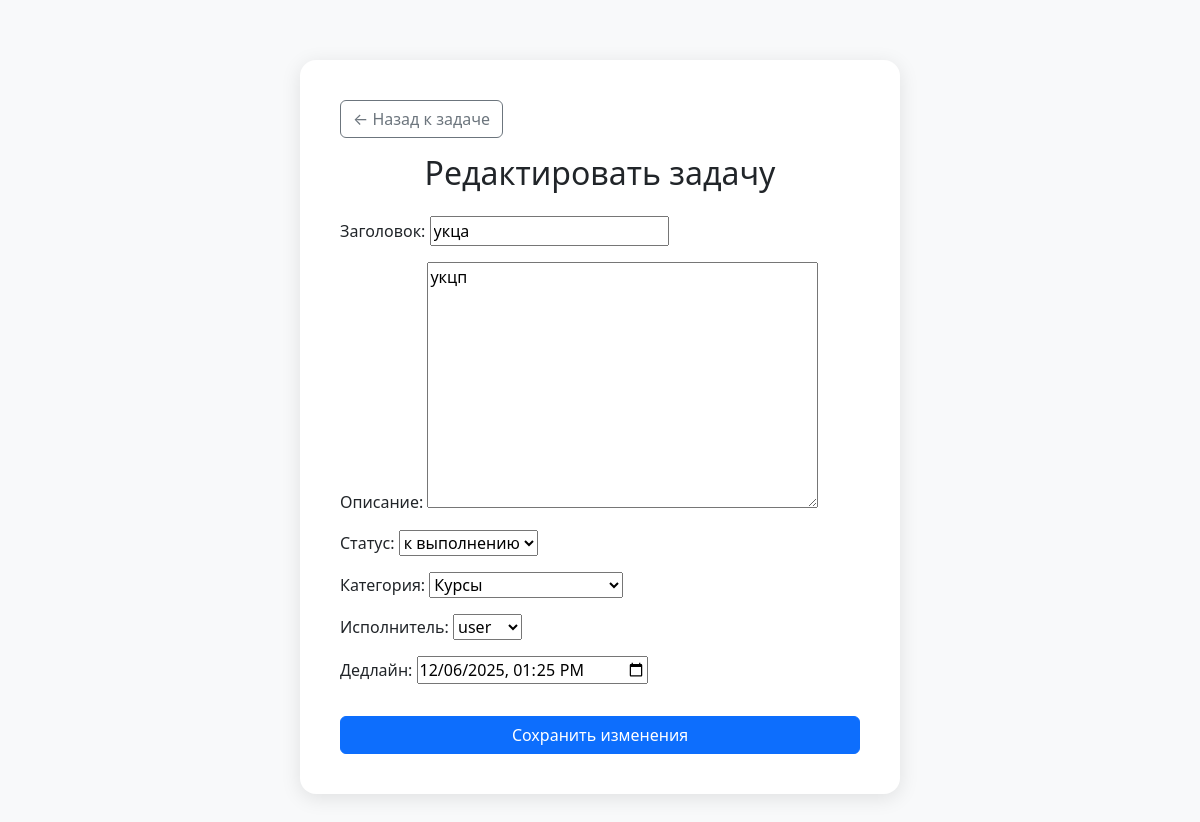
/tasks/18/update (signed in), run on the app's committed database.
### main/models.py (models this page shows, shortened)
class Task(models.Model):
    class Status(models.TextChoices):
        IN_PROGRESS = "in_progress", "в работе"
        DONE = "done", "выполнено"
        TO_DO = "to_do", "к выполнению"
    title = models.CharField(max_length=200, verbose_name="Заголовок")
    description = models.TextField(blank=True, verbose_name="Описание")
    created_at = models.DateTimeField(auto_now_add=True, verbose_name="Дата")
    deadline = models.DateTimeField(null=True, blank=True, verbose_name="Дедлайн")
    status = models.CharField(max_length=20, default=Status.TO_DO, choices=Status.choices, verbose_name="Статус")
    category = models.ForeignKey(Category, on_delete=models.CASCADE, related_name="tasks", verbose_name="Категория")
    user = models.ForeignKey(User, on_delete=models.SET_NULL, null=True, blank=True, related_name="tasks", verbose_name="Исполнитель")
    class Meta:
        verbose_name = "Задача"
        verbose_name_plural = "Задачи"
        ordering = ["-created_at"]

### main/views.py (the view, shortened to what this page needs)
# urls.py: path('tasks/<int:pk>/update', views.TaskUpdateView.as_view(), name = "task-update"),
class TaskUpdateView(LoginRequiredMixin, UpdateView):
    model = Task
    form_class = TaskForm
    template_name = 'main/task_update.html'
    context_object_name = "task"

### main/forms.py
class TaskForm(forms.ModelForm):
    class Meta:
        model = Task
        fields = ["title", "description", "status", "category", "user", "deadline"]
        widgets = {
            "deadline": forms.DateTimeInput(
                attrs={"type": "datetime-local"}
            ),
        }

### main/models.py (called while the page is built)
    def __str__(self) -> str:
        return self.name

### main/templates/main/task_update.html (shortened to what this page needs)
<!doctype html>
<html lang="ru">
<head>
  <link href="https://cdn.jsdelivr.net/npm/bootstrap@5.3.2/dist/css/bootstrap.min.css"
        rel="stylesheet">
</head>
<body>
<div class="update-container">
    <a href="{% url 'task-detail' task.id %}" class="btn btn-outline-secondary mb-3">
        ← Назад к задаче
    </a>
    <h2 class="text-center mb-4">Редактировать задачу</h2>
    <form method="post">
        {{ form.as_p }}
        <button type="submit" class="btn btn-primary w-100 mt-3">
            Сохранить изменения
        </button>
    </form>
</div>
</body>
</html>

### main/templates/main/task_update.html (style rules this page uses)
body { background-color: #f8f9fa; }
.update-container { max-width: 600px; margin: 60px auto; background: white; padding: 40px; border-radius: 16px; box-shadow: 0 4px 20px rgba(0,0,0,0.1); }

### data on the page
Task: title "укца", description "укцп", status "к выполнению", category "Курсы", user "user", deadline "12/06/2025 13:25"
